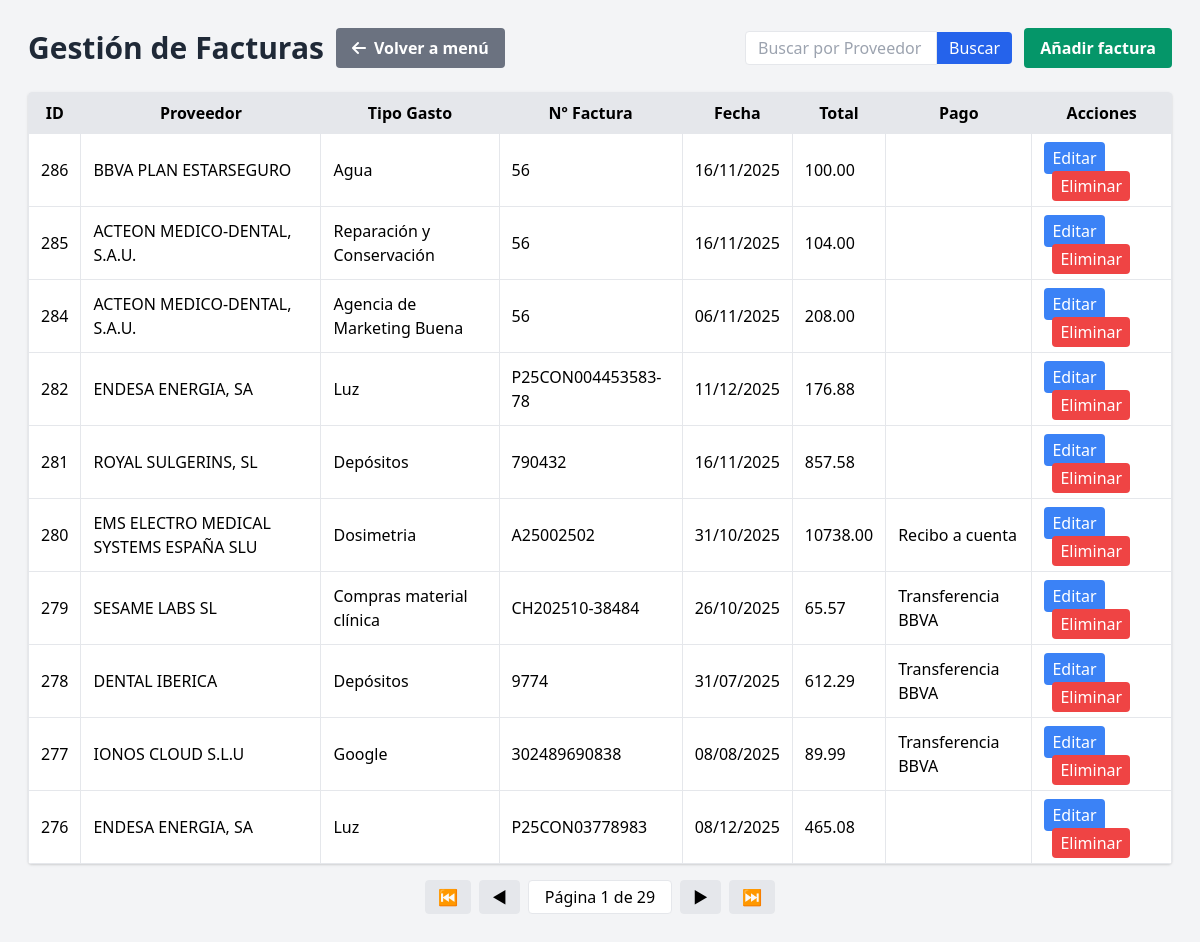
Screenshot of /facturas1.php with the database file from the repository.
### tables this page shows
CREATE TABLE IF NOT EXISTS `facturas` (
  `id` int(11) NOT NULL AUTO_INCREMENT,
  `proveedor_id` int(11) DEFAULT NULL,
  `tipoGasto_id` int(11) DEFAULT NULL,
  `numero_factura` varchar(50) DEFAULT NULL,
  `fecha_factura` date DEFAULT NULL,
  `mes` varchar(20) DEFAULT NULL,
  `bi1` decimal(12,2) DEFAULT NULL,
  `iva1` int(11) DEFAULT NULL,
  `ci1` decimal(12,2) DEFAULT NULL,
  `bi2` decimal(12,2) DEFAULT NULL,
  `iva2` int(11) DEFAULT NULL,
  `ci2` decimal(12,2) DEFAULT NULL,
  `bi3` decimal(12,2) DEFAULT NULL,
  `iva3` int(11) DEFAULT NULL,
  `ci3` decimal(12,2) DEFAULT NULL,
  `retencion` decimal(12,2) DEFAULT NULL,
  `retencion_id` int(11) DEFAULT NULL,
  `total_factura` decimal(14,2) DEFAULT NULL,
  `pago_id` int(11) DEFAULT NULL,
  `fecha_vencimiento` date DEFAULT NULL,
  `fecha_banco` date DEFAULT NULL,
  `fecha_hora` timestamp NULL DEFAULT CURRENT_TIMESTAMP ON UPDATE CURRENT_TIMESTAMP,
  PRIMARY KEY (`id`),
  KEY `tipoGasto_id` (`tipoGasto_id`),
  KEY `proveedor_id` (`proveedor_id`),
  KEY `retencion_id` (`retencion_id`),
  KEY `pago_id` (`pago_id`),
  KEY `iva1` (`iva1`),
  KEY `iva2` (`iva2`),
  KEY `iva3` (`iva3`),
  KEY `idx_iva1` (`iva1`),
  KEY `idx_iva2` (`iva2`),
  KEY `idx_iva3` (`iva3`),
  CONSTRAINT `facturas_ibfk_1` FOREIGN KEY (`tipoGasto_id`) REFERENCES `tipo_gasto` (`id`),
  CONSTRAINT `facturas_ibfk_2` FOREIGN KEY (`proveedor_id`) REFERENCES `proveedores` (`id`),
  CONSTRAINT `facturas_ibfk_3` FOREIGN KEY (`retencion_id`) REFERENCES `retenciones` (`id`),
  CONSTRAINT `facturas_ibfk_4` FOREIGN KEY (`pago_id`) REFERENCES `pagos` (`id`),
  CONSTRAINT `fk_facturas_iva1` FOREIGN KEY (`iva1`) REFERENCES `iva` (`id`),
  CONSTRAINT `fk_facturas_iva2` FOREIGN KEY (`iva2`) REFERENCES `iva` (`id`),
  CONSTRAINT `fk_facturas_iva3` FOREIGN KEY (`iva3`) REFERENCES `iva` (`id`)
);

CREATE TABLE IF NOT EXISTS `proveedores` (
  `id` int(11) NOT NULL AUTO_INCREMENT,
  `nombre` varchar(255) DEFAULT NULL,
  `tipoGasto_id` int(6) DEFAULT NULL,
  `nif` varchar(20) DEFAULT NULL,
  `cuenta_bancaria` varchar(34) DEFAULT NULL,
  `direccion` varchar(255) DEFAULT NULL,
  `codigo_postal` varchar(20) DEFAULT NULL,
  `poblacion` varchar(100) DEFAULT NULL,
  `provincia_id` int(6) DEFAULT NULL,
  `pais` varchar(100) DEFAULT NULL,
  `telefono` varchar(20) DEFAULT NULL,
  `movil` varchar(20) DEFAULT NULL,
  `email` varchar(100) DEFAULT NULL,
  `url` varchar(150) DEFAULT NULL,
  `fecha_hora` timestamp NULL DEFAULT NULL,
  PRIMARY KEY (`id`),
  KEY `fk_tipogasto` (`tipoGasto_id`),
  KEY `fk_provincia` (`provincia_id`),
  CONSTRAINT `fk_provincia` FOREIGN KEY (`provincia_id`) REFERENCES `provincias` (`id`),
  CONSTRAINT `fk_tipogasto` FOREIGN KEY (`tipoGasto_id`) REFERENCES `tipo_gasto` (`id`)
);

CREATE TABLE IF NOT EXISTS `tipo_gasto` (
  `id` int(11) NOT NULL AUTO_INCREMENT,
  `cuenta` varchar(255) DEFAULT NULL,
  `ce` int(11) DEFAULT NULL,
  PRIMARY KEY (`id`)
);

CREATE TABLE IF NOT EXISTS `pagos` (
  `id` int(11) NOT NULL AUTO_INCREMENT,
  `nombreMetodoPago` varchar(255) DEFAULT NULL,
  `tipoMetodo_id` int(6) DEFAULT NULL,
  `NumeroTarjetaCuentaCorriente` varchar(50) DEFAULT NULL,
  PRIMARY KEY (`id`),
  KEY `fk_pagostipometodo` (`tipoMetodo_id`),
  CONSTRAINT `fk_pagostipometodo` FOREIGN KEY (`tipoMetodo_id`) REFERENCES `tipometodos` (`id`)
);

### facturas1.php (the view, shortened to what this page needs)
<?php
$pdo = new PDO('mysql:host=localhost;dbname=facturassalt', 'root', '');
$pdo->exec("SET NAMES utf8mb4");
function h($v) {
    return htmlspecialchars($v ?? '', ENT_QUOTES, 'UTF-8');
}
$porPagina = 10;
$pagina = isset($_GET['pagina']) ? max(1, (int)$_GET['pagina']) : 1;
$buscar = isset($_GET['buscar']) ? trim($_GET['buscar']) : '';
$paramBuscarSQL = $buscar !== '' ? "%$buscar%" : '%';
$listaProveedores = $pdo->query("SELECT id, nombre, tipoGasto_id FROM proveedores ORDER BY nombre ASC")->fetchAll(PDO::FETCH_ASSOC);
$listaTipoGasto = $pdo->query("SELECT id, cuenta, ce FROM tipo_gasto ORDER BY cuenta ASC")->fetchAll(PDO::FETCH_ASSOC);
$listaRetenciones = $pdo->query("SELECT id, retencion, ambito FROM retenciones ORDER BY id ASC")->fetchAll(PDO::FETCH_ASSOC);
$listaPagos = $pdo->query("SELECT id, nombreMetodoPago FROM pagos ORDER BY nombreMetodoPago ASC")->fetchAll(PDO::FETCH_ASSOC);
$stmtCount = $pdo->prepare("
    SELECT COUNT(*)
    FROM facturas f
    LEFT JOIN proveedores pr ON f.proveedor_id = pr.id
    LEFT JOIN tipo_gasto tg ON f.tipoGasto_id = tg.id
    WHERE
        f.numero_factura LIKE :buscar
        OR pr.nombre LIKE :buscar
        OR tg.cuenta LIKE :buscar
");
$stmtCount->bindValue(':buscar', $paramBuscarSQL, PDO::PARAM_STR);
$stmtCount->execute();
$totalRegistros = $stmtCount->fetchColumn();
$totalPaginas = max(1, ceil($totalRegistros / $porPagina));
$offset = ($pagina - 1) * $porPagina;
$listaIVA = $pdo->query("SELECT id, porcentaje FROM iva ORDER BY porcentaje ASC")
                ->fetchAll(PDO::FETCH_ASSOC);
$query = "
    SELECT f.*, pr.nombre AS proveedor_nombre, tg.cuenta AS tipoCuenta, tgm.ce AS tipoCE,
           r.retencion AS retencion_valor, r.ambito AS retencion_ambito, pay.nombreMetodoPago AS pago_nombre
    FROM facturas f
    LEFT JOIN proveedores pr ON f.proveedor_id = pr.id
    LEFT JOIN tipo_gasto tg ON f.tipoGasto_id = tg.id
    LEFT JOIN tipo_gasto tgm ON f.tipoGasto_id = tgm.id
    LEFT JOIN retenciones r ON f.retencion_id = r.id
    LEFT JOIN pagos pay ON f.pago_id = pay.id
    WHERE
    f.numero_factura LIKE :buscar
    OR pr.nombre LIKE :buscar
    OR tg.cuenta LIKE :buscar
    ORDER BY f.id DESC
    LIMIT :offset, :porpagina
";
$stmt = $pdo->prepare($query);
$stmt->bindValue(':buscar', $paramBuscarSQL, PDO::PARAM_STR);
$stmt->bindValue(':offset', $offset, PDO::PARAM_INT);
$stmt->bindValue(':porpagina', $porPagina, PDO::PARAM_INT);
$stmt->execute();
$registros = $stmt->fetchAll(PDO::FETCH_ASSOC);
?>
<!DOCTYPE html>
<html lang="es">
<head>
    <link href="https://cdn.jsdelivr.net/npm/tailwindcss@2.2.19/dist/tailwind.min.css" rel="stylesheet">
    <link rel="stylesheet" href="https://cdnjs.cloudflare.com/ajax/libs/font-awesome/6.4.0/css/all.min.css">
</head>
<body class="bg-gray-100 p-7"
      x-data="facturasCrud(<?= htmlspecialchars(json_encode($listaProveedores), ENT_QUOTES, 'UTF-8') ?>, <?= htmlspecialchars(json_encode($listaTipoGasto), ENT_QUOTES, 'UTF-8') ?>, <?= htmlspecialchars(json_encode($listaRetenciones), ENT_QUOTES, 'UTF-8') ?>, <?= htmlspecialchars(json_encode($listaPagos), ENT_QUOTES, 'UTF-8') ?>, <?= htmlspecialchars(json_encode($listaIVA), ENT_QUOTES, 'UTF-8') ?>)">
<div class="flex justify-between items-center mb-6">
    <div class="flex items-center space-x-3">
        <h1 class="text-3xl font-bold text-gray-800">Gestión de Facturas</h1>
        <a href="index.php" class="bg-gray-500 text-white font-semibold px-4 py-2 rounded hover:bg-gray-600 flex items-center">
            <i class="fas fa-arrow-left mr-2"></i> Volver a menú
        </a>
    </div>
    <div class="flex items-center space-x-3">
        <form method="GET" class="flex items-center">
            <input type="text" name="buscar" placeholder="Buscar por Proveedor o Tipo de Gasto" value="<?= h($buscar) ?>" class="border px-3 py-1 rounded-l w-48">
            <button class="bg-blue-600 text-white px-3 py-1 rounded-r hover:bg-blue-700" type="submit">Buscar</button>
        </form>
        <button id="btnAddFactura" @click="openModal()" class="bg-green-600 text-white font-semibold px-4 py-2 rounded hover:bg-green-700">Añadir factura</button>
    </div>
</div>
<div class="bg-white shadow rounded overflow-x-auto">
    <table class="min-w-full border">
        <thead class="bg-gray-200">
            <tr>
                <th class="border px-3 py-2">ID</th>
                <th class="border px-3 py-2">Proveedor</th>
                <th class="border px-3 py-2">Tipo Gasto</th>
                <th class="border px-3 py-2">Nº Factura</th>
                <th class="border px-3 py-2">Fecha</th>
                <th class="border px-3 py-2">Total</th>
                <th class="border px-3 py-2">Pago</th>
                <th class="border px-3 py-2">Acciones</th>
            </tr>
        </thead>
        <tbody>
        <?php foreach ($registros as $row): ?>
            <tr>
                <td class="border px-3 py-2"><?= $row['id'] ?></td>
                <td class="border px-3 py-2"><?= h($row['proveedor_nombre']) ?></td>
                <td class="border px-3 py-2"><?= h($row['tipoCuenta']) ?></td>
                <td class="border px-3 py-2"><?= h($row['numero_factura']) ?></td>
                <td class="border px-3 py-2"><?= $row['fecha_factura'] ? date('d/m/Y', strtotime($row['fecha_factura'])) : '' ?>
</td>
                <td class="border px-3 py-2"><?= h($row['total_factura']) ?></td>
                <td class="border px-3 py-2"><?= h($row['pago_nombre']) ?></td>
                <td class="border px-3 py-2">
                    <button class="bg-blue-500 text-white px-2 py-1 rounded hover:bg-blue-700"
                        data-row='<?= htmlspecialchars(json_encode($row), ENT_QUOTES, 'UTF-8') ?>'
                        onclick="handleEditFactura(this)">
                        Editar
                    </button>
                    <a href="?eliminar=<?= $row['id'] ?>" class="bg-red-500 text-white px-2 py-1 rounded ml-2 hover:bg-red-700" onclick="return confirm('¿Eliminar factura?')">Eliminar</a>
                </td>
            </tr>
        <?php endforeach ?>
        </tbody>
    </table>
</div>
<div class="flex justify-center items-center space-x-2 mt-4">
    <a href="?pagina=1&buscar=<?= urlencode($buscar) ?>" class="px-3 py-1 border rounded bg-gray-200 hover:bg-gray-300">⏮</a>
    <a href="?pagina=<?= max(1, $pagina - 1) ?>&buscar=<?= urlencode($buscar) ?>" class="px-3 py-1 border rounded bg-gray-200 hover:bg-gray-300">◀</a>
    <span class="px-4 py-1 border rounded bg-white">Página <?= $pagina ?> de <?= $totalPaginas ?></span>
    <a href="?pagina=<?= min($totalPaginas, $pagina + 1) ?>&buscar=<?= urlencode($buscar) ?>" class="px-3 py-1 border rounded bg-gray-200 hover:bg-gray-300">▶</a>
    <a href="?pagina=<?= $totalPaginas ?>&buscar=<?= urlencode($buscar) ?>" class="px-3 py-1 border rounded bg-gray-200 hover:bg-gray-300">⏭</a>
</div>
</body>
</html>

### rows the page displays
facturas: id "286", proveedor.nombre "BBVA PLAN ESTARSEGURO", tipoGasto.cuenta "Agua", numero_factura "56", fecha_factura "16/11/2025", total_factura "100.00"
facturas: id "285", proveedor.nombre "ACTEON MEDICO-DENTAL, S.A.U.", tipoGasto.cuenta "Reparación y Conservación", numero_factura "56", fecha_factura "16/11/2025", total_factura "104.00"
facturas: id "284", proveedor.nombre "ACTEON MEDICO-DENTAL, S.A.U.", tipoGasto.cuenta "Agencia de Marketing Buena", numero_factura "56", fecha_factura "06/11/2025", total_factura "208.00"
facturas: id "282", proveedor.nombre "ENDESA ENERGIA, SA", tipoGasto.cuenta "Luz", numero_factura "P25CON004453583-78", fecha_factura "11/12/2025", total_factura "176.88"
facturas: id "281", proveedor.nombre "ROYAL SULGERINS, SL", tipoGasto.cuenta "Depósitos", numero_factura "790432", fecha_factura "16/11/2025", total_factura "857.58"
facturas: id "280", proveedor.nombre "EMS ELECTRO MEDICAL SYSTEMS ESPAÑA SLU", tipoGasto.cuenta "Dosimetria", numero_factura "A25002502", fecha_factura "31/10/2025", total_factura "10738.00", pago.nombreMetodoPago "Recibo a cuenta"
facturas: id "279", proveedor.nombre "SESAME LABS SL", tipoGasto.cuenta "Compras material clínica", numero_factura "CH202510-38484", fecha_factura "26/10/2025", total_factura "65.57", pago.nombreMetodoPago "Transferencia BBVA"
facturas: id "278", proveedor.nombre "DENTAL IBERICA", tipoGasto.cuenta "Depósitos", numero_factura "9774", fecha_factura "31/07/2025", total_factura "612.29", pago.nombreMetodoPago "Transferencia BBVA"
facturas: id "277", proveedor.nombre "IONOS CLOUD S.L.U", tipoGasto.cuenta "Google", numero_factura "302489690838", fecha_factura "08/08/2025", total_factura "89.99", pago.nombreMetodoPago "Transferencia BBVA"
facturas: id "276", proveedor.nombre "ENDESA ENERGIA, SA", tipoGasto.cuenta "Luz", numero_factura "P25CON03778983", fecha_factura "08/12/2025", total_factura "465.08"

### other values shown
$pagina "1"
$totalPaginas "29"
